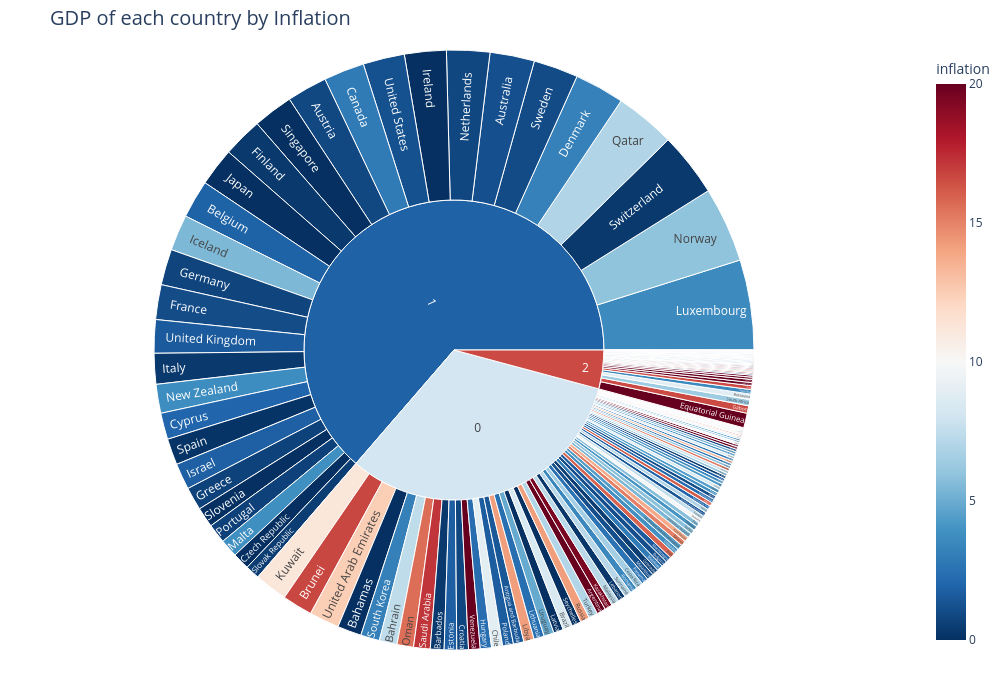

Source (notebook cell):
### Code cell
# code adapted from [3]
fig = px.sunburst(
    df_results_km,
    path=["cluster", "country"],
    values="gdpp",
    color="inflation",
    color_continuous_scale="RdBu_r",
    color_continuous_midpoint=7,
    range_color=[0, 20],  # mean inflation is 7.78 - this clamps inflation >20 the darkest shade
    width=1000,
    height=700
)

fig.update_layout(
    title="GDP of each country by Inflation",
    title_font={"size": 20},
    margin=dict(t=50, b=50, l=0, r=0),
)

fig.show()

### Figure 1 — Plotly figure (JSON) as saved in the notebook; plotly's stock layout.template omitted (floating-point values rounded to 4 significant figures; data arrays with more than 128 entries replaced by an {"elided": "..."} marker saying what was removed)
{"data": [{"branchvalues": "total", "customdata": {"elided": "170x1 float values"}, "domain": {"x": [0, 1], "y": [0, 1]}, "hovertemplate": "labels=%{label}<br>gdpp=%{value}<br>parent=%{parent}<br>id=%{id}<br>inflation=%{color}<extra></extra>", "ids": {"elided": "170 str values"}, "labels": {"elided": "170 str values"}, "marker": {"coloraxis": "coloraxis", "colors": {"elided": "170 float values"}}, "name": "", "parents": {"elided": "170 str values"}, "type": "sunburst", "values": {"elided": "170 float values"}}], "layout": {"coloraxis": {"cmax": 20, "cmid": 7, "cmin": 0, "colorbar": {"title": {"text": "inflation"}}, "colorscale": [[0, "rgb(5,48,97)"], [0.1, "rgb(33,102,172)"], [0.2, "rgb(67,147,195)"], [0.3, "rgb(146,197,222)"], [0.4, "rgb(209,229,240)"], [0.5, "rgb(247,247,247)"], [0.6, "rgb(253,219,199)"], [0.7, "rgb(244,165,130)"], [0.8, "rgb(214,96,77)"], [0.9, "rgb(178,24,43)"], [1, "rgb(103,0,31)"]]}, "height": 700, "legend": {"tracegroupgap": 0}, "margin": {"b": 50, "l": 0, "r": 0, "t": 50}, "title": {"font": {"size": 20}, "text": "GDP of each country by Inflation"}, "width": 1000}}
